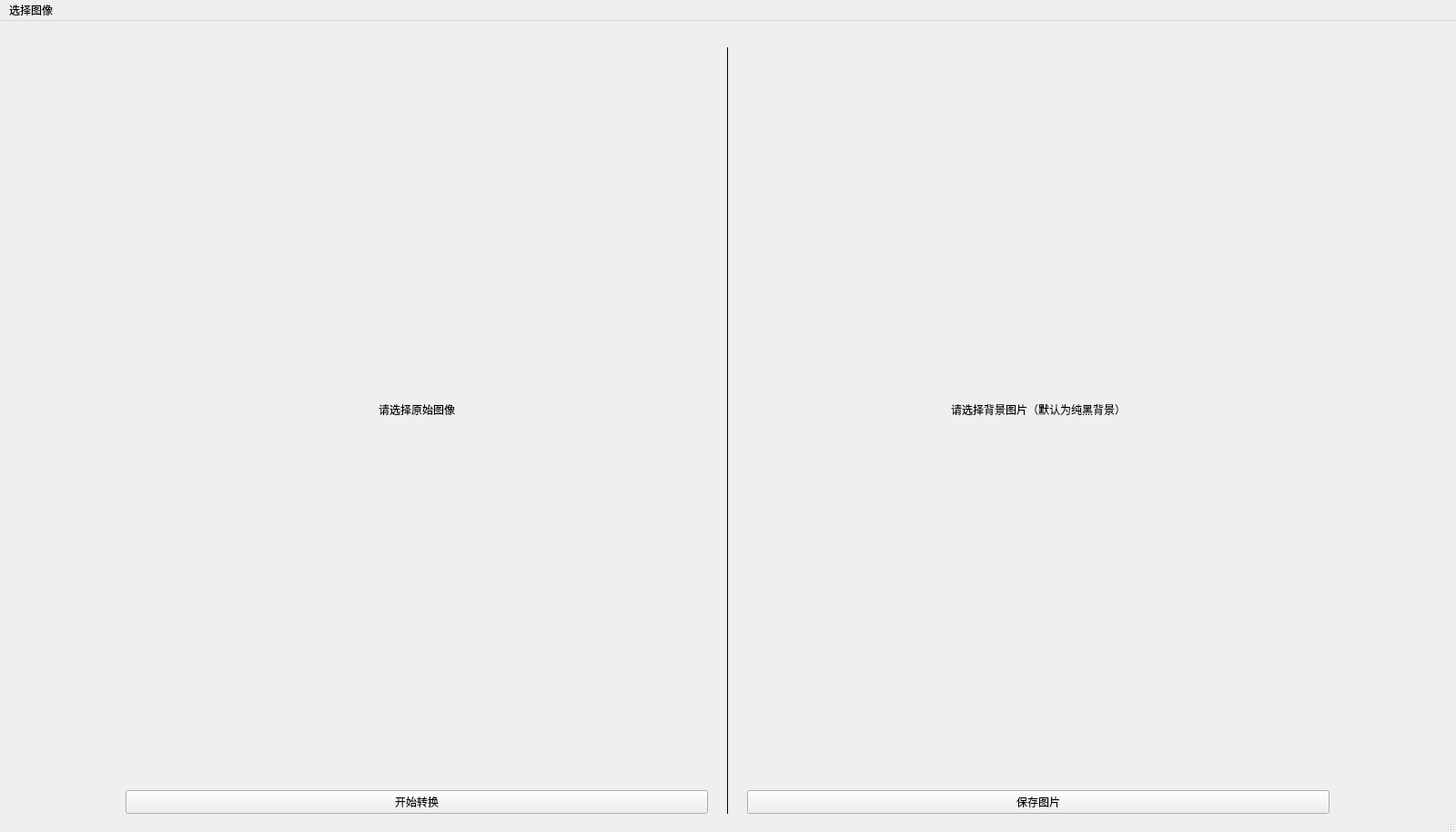
<?xml version="1.0" encoding="UTF-8"?>
<ui version="4.0">
 <class>MainWindow</class>
 <widget class="QMainWindow" name="MainWindow">
  <property name="geometry">
   <rect>
    <x>0</x>
    <y>0</y>
    <width>1600</width>
    <height>914</height>
   </rect>
  </property>
  <property name="minimumSize">
   <size>
    <width>1600</width>
    <height>800</height>
   </size>
  </property>
  <property name="windowTitle">
   <string>图片背景替换</string>
  </property>
  <widget class="QWidget" name="centralwidget">
   <property name="minimumSize">
    <size>
     <width>1600</width>
     <height>900</height>
    </size>
   </property>
   <layout class="QHBoxLayout" name="horizontalLayout">
    <item>
     <layout class="QGridLayout" name="gridLayout">
      <property name="sizeConstraint">
       <enum>QLayout::SetMinimumSize</enum>
      </property>
      <property name="leftMargin">
       <number>20</number>
      </property>
      <property name="topMargin">
       <number>20</number>
      </property>
      <property name="rightMargin">
       <number>20</number>
      </property>
      <property name="bottomMargin">
       <number>20</number>
      </property>
      <property name="spacing">
       <number>20</number>
      </property>
      <item row="1" column="0">
       <widget class="QLabel" name="origin_jpg">
        <property name="minimumSize">
         <size>
          <width>640</width>
          <height>480</height>
         </size>
        </property>
        <property name="maximumSize">
         <size>
          <width>640</width>
          <height>16777215</height>
         </size>
        </property>
        <property name="lineWidth">
         <number>1</number>
        </property>
        <property name="text">
         <string>请选择原始图像</string>
        </property>
        <property name="alignment">
         <set>Qt::AlignCenter</set>
        </property>
       </widget>
      </item>
      <item row="2" column="2">
       <widget class="QPushButton" name="save">
        <property name="text">
         <string>保存图片</string>
        </property>
       </widget>
      </item>
      <item row="1" column="1" rowspan="2">
       <widget class="Line" name="line">
        <property name="frameShadow">
         <enum>QFrame::Plain</enum>
        </property>
        <property name="orientation">
         <enum>Qt::Vertical</enum>
        </property>
       </widget>
      </item>
      <item row="2" column="0">
       <widget class="QPushButton" name="start">
        <property name="text">
         <string>开始转换</string>
        </property>
       </widget>
      </item>
      <item row="1" column="2">
       <widget class="QLabel" name="target_jpg">
        <property name="minimumSize">
         <size>
          <width>640</width>
          <height>480</height>
         </size>
        </property>
        <property name="maximumSize">
         <size>
          <width>640</width>
          <height>16777215</height>
         </size>
        </property>
        <property name="text">
         <string>请选择背景图片（默认为纯黑背景）</string>
        </property>
        <property name="alignment">
         <set>Qt::AlignCenter</set>
        </property>
       </widget>
      </item>
     </layout>
    </item>
   </layout>
  </widget>
  <widget class="QMenuBar" name="menubar">
   <property name="geometry">
    <rect>
     <x>0</x>
     <y>0</y>
     <width>1600</width>
     <height>22</height>
    </rect>
   </property>
   <widget class="QMenu" name="file">
    <property name="title">
     <string>选择图像</string>
    </property>
    <widget class="QMenu" name="Menu">
     <property name="title">
      <string>新的背景</string>
     </property>
     <addaction name="newbackground"/>
     <addaction name="clearbackground"/>
    </widget>
    <addaction name="originimg"/>
    <addaction name="Menu"/>
   </widget>
   <addaction name="file"/>
  </widget>
  <widget class="QStatusBar" name="statusbar"/>
  <action name="originimg">
   <property name="text">
    <string>原始图像</string>
   </property>
  </action>
  <action name="newbackground">
   <property name="text">
    <string>选择背景图片</string>
   </property>
  </action>
  <action name="clearbackground">
   <property name="text">
    <string>清除背景</string>
   </property>
  </action>
 </widget>
 <resources/>
 <connections/>
</ui>
